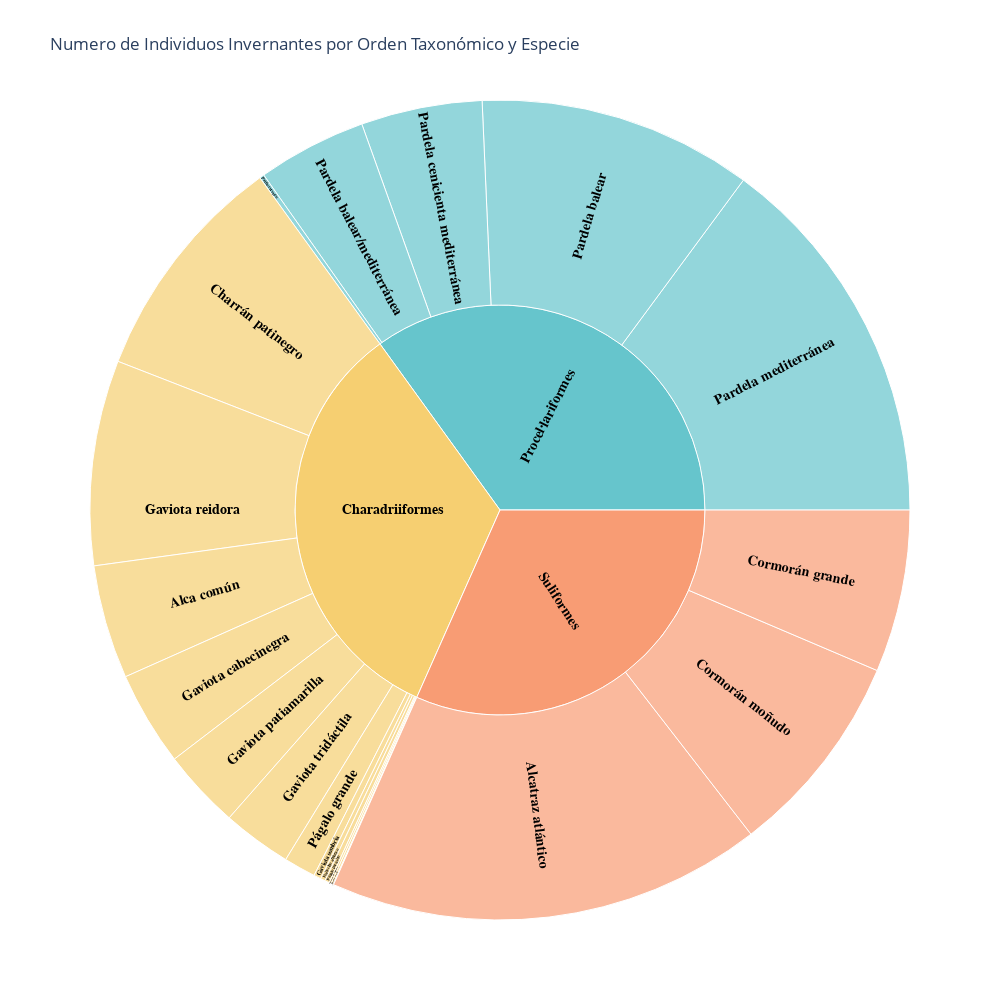

This figure's notebook cell:
### Markdown cell above
## Ivernantes

### Code cell
fig = px.sunburst(invernantes_count,
                  path=['Ordre', 'NOMBRE COMÚN'], # Creo la jerarquia
                  values='count_aves', # El numero de individuos
                  title='Numero de Individuos Invernantes por Orden Taxonómico y Especie',
                  color_discrete_sequence=px.colors.qualitative.Pastel,
                  hover_name = 'NOMBRE COMÚN',
                  hover_data={
                          "NOMBRE COMÚN": True,
                          'Catalan name':True,
                          'Ordre':True,
                          "Scientific name": True,
                          "count_aves":True
                          }, 
                  height=1000,  
                  width=1000 
                 )

# Personalización del hover data
fig.update_traces(
      hovertemplate="<b>Orden:</b> %{customdata[2]}<br>" + # El orden
                  "<b>Especie:</b> %{label}<br>" + # El nombre científico
                  "<b>Nombre Catalán:</b> %{customdata[1]}<br>" + 
                  "<b>Nombre Científico:</b> %{customdata[3]}<br>" + 
                  "<b>Observaciones:</b> %{value}<extra></extra>",
    textfont=dict(size=12, family="Arial", color="black"),
    insidetextfont=dict(family="Arial", size=14, color="black", weight="bold"), 
    insidetextorientation='radial'
)

fig.show()

# Guardar archivo en HTML
# fig.write_html("censo_aves_interactivo.html")

### Figure 1 — Plotly figure (JSON) as saved in the notebook; plotly's stock layout.template omitted (floating-point values rounded to 4 significant figures)
{"data": [{"branchvalues": "total", "customdata": [["Alca común", "Gavot", "Charadriiformes", "Alca torda", 171], ["Gaviota reidora", "Gavina riallera", "Charadriiformes", "Chroicocephalus ridibundus", 308], ["Frailecillo atlántico", "Fraret", "Charadriiformes", "Fratercula arctica", 7], ["Gaviota enana", "Gavina menuda", "Charadriiformes", "Hydrocoloeus minutus", 1], ["Gaviota de Audouin", "Gavina corsa", "Charadriiformes", "Larus audouinii", 3], ["Gaviota sombría", "Gavià fosc", "Charadriiformes", "Larus fuscus", 11], ["Gaviota cabecinegra", "Gavina capnegra", "Charadriiformes", "Larus melanocephalus", 142], ["Gaviota patiamarilla", "Gavià argentat", "Charadriiformes", "Larus michahellis", 119], ["Gaviota tridáctila", "Gavineta de tres dits", "Charadriiformes", "Rissa tridactyla", 104], ["Págalo parásito", "Paràsit cuapunxegut", "Charadriiformes", "Stercorarius parasiticus", 7], ["Págalo grande", "Paràsit gros", "Charadriiformes", "Stercorarius skua", 48], ["Charrán común", "Xatrac comú", "Charadriiformes", "Sterna hirundo", 3], ["Charrán patinegro", "Xatrac becllarg", "Charadriiformes", "Thalasseus sandvicensis", 348], ["Pardela cenicienta mediterránea", "Baldriga cendrosa mediterrània", "Procel·lariformes", "Calonectris diomedea", 182], ["Paíño europeo", "Ocell de tempesta", "Procel·lariformes", "Hydrobates pelagicus", 7], ["Pardela balear", "Baldriga balear", "Procel·lariformes", "Puffinus mauretanicus", 412], ["Pardela balear/mediterránea", "Baldriga balear/mediterranea", "Procel·lariformes", "Puffinus sp.", 164], ["Pardela mediterránea", "Baldriga mediterrània", "Procel·lariformes", "Puffinus yelkouan", 567], ["Alcatraz atlántico", "Mascarell", "Suliformes", "Morus bassanus", 653], ["Cormorán moñudo", "Corbmarí emplomallat mediterrani", "Suliformes", "Phalacrocorax aristotelis", 309], ["Cormorán grande", "Corb marí gros", "Suliformes", "Phalacrocorax carbo", 244], ["(?)", "(?)", "Charadriiformes", "(?)", 1272], ["(?)", "(?)", "Procel·lariformes", "(?)", 1332], ["(?)", "(?)", "Suliformes", "(?)", 1206]], "domain": {"x": [0, 1], "y": [0, 1]}, "hovertemplate": "<b>Orden:</b> %{customdata[2]}<br><b>Especie:</b> %{label}<br><b>Nombre Catalán:</b> %{customdata[1]}<br><b>Nombre Científico:</b> %{customdata[3]}<br><b>Observaciones:</b> %{value}<extra></extra>", "hovertext": ["Alca común", "Gaviota reidora", "Frailecillo atlántico", "Gaviota enana", "Gaviota de Audouin", "Gaviota sombría", "Gaviota cabecinegra", "Gaviota patiamarilla", "Gaviota tridáctila", "Págalo parásito", "Págalo grande", "Charrán común", "Charrán patinegro", "Pardela cenicienta mediterránea", "Paíño europeo", "Pardela balear", "Pardela balear/mediterránea", "Pardela mediterránea", "Alcatraz atlántico", "Cormorán moñudo", "Cormorán grande", "(?)", "(?)", "(?)"], "ids": ["Charadriiformes/Alca común", "Charadriiformes/Gaviota reidora", "Charadriiformes/Frailecillo atlántico", "Charadriiformes/Gaviota enana", "Charadriiformes/Gaviota de Audouin", "Charadriiformes/Gaviota sombría", "Charadriiformes/Gaviota cabecinegra", "Charadriiformes/Gaviota patiamarilla", "Charadriiformes/Gaviota tridáctila", "Charadriiformes/Págalo parásito", "Charadriiformes/Págalo grande", "Charadriiformes/Charrán común", "Charadriiformes/Charrán patinegro", "Procel·lariformes/Pardela cenicienta mediterránea", "Procel·lariformes/Paíño europeo", "Procel·lariformes/Pardela balear", "Procel·lariformes/Pardela balear/mediterránea", "Procel·lariformes/Pardela mediterránea", "Suliformes/Alcatraz atlántico", "Suliformes/Cormorán moñudo", "Suliformes/Cormorán grande", "Charadriiformes", "Procel·lariformes", "Suliformes"], "insidetextfont": {"color": "black", "family": "Arial", "size": 14, "weight": "bold"}, "insidetextorientation": "radial", "labels": ["Alca común", "Gaviota reidora", "Frailecillo atlántico", "Gaviota enana", "Gaviota de Audouin", "Gaviota sombría", "Gaviota cabecinegra", "Gaviota patiamarilla", "Gaviota tridáctila", "Págalo parásito", "Págalo grande", "Charrán común", "Charrán patinegro", "Pardela cenicienta mediterránea", "Paíño europeo", "Pardela balear", "Pardela balear/mediterránea", "Pardela mediterránea", "Alcatraz atlántico", "Cormorán moñudo", "Cormorán grande", "Charadriiformes", "Procel·lariformes", "Suliformes"], "name": "", "parents": ["Charadriiformes", "Charadriiformes", "Charadriiformes", "Charadriiformes", "Charadriiformes", "Charadriiformes", "Charadriiformes", "Charadriiformes", "Charadriiformes", "Charadriiformes", "Charadriiformes", "Charadriiformes", "Charadriiformes", "Procel·lariformes", "Procel·lariformes", "Procel·lariformes", "Procel·lariformes", "Procel·lariformes", "Suliformes", "Suliformes", "Suliformes", "", "", ""], "textfont": {"color": "black", "family": "Arial", "size": 12}, "type": "sunburst", "values": [171.0, 308.0, 7.0, 1.0, 3.0, 11.0, 142.0, 119.0, 104.0, 7.0, 48.0, 3.0, 348.0, 182.0, 7.0, 412.0, 164.0, 567.0, 653.0, 309.0, 244.0, 1272.0, 1332.0, 1206.0]}], "layout": {"height": 1000, "legend": {"tracegroupgap": 0}, "sunburstcolorway": ["rgb(102, 197, 204)", "rgb(246, 207, 113)", "rgb(248, 156, 116)", "rgb(220, 176, 242)", "rgb(135, 197, 95)", "rgb(158, 185, 243)", "rgb(254, 136, 177)", "rgb(201, 219, 116)", "rgb(139, 224, 164)", "rgb(180, 151, 231)", "rgb(179, 179, 179)"], "title": {"text": "Numero de Individuos Invernantes por Orden Taxonómico y Especie"}, "width": 1000}}
